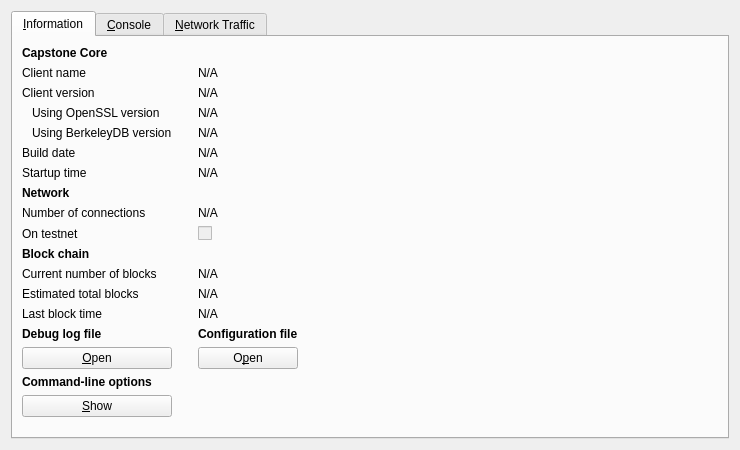
<?xml version="1.0" encoding="UTF-8"?>
<ui version="4.0">
 <class>RPCConsole</class>
 <widget class="QWidget" name="RPCConsole">
  <property name="geometry">
   <rect>
    <x>0</x>
    <y>0</y>
    <width>740</width>
    <height>450</height>
   </rect>
  </property>
  <property name="windowTitle">
   <string>Capstone - Debug window</string>
  </property>
  <layout class="QVBoxLayout" name="verticalLayout_2">
   <item>
    <widget class="QTabWidget" name="tabWidget">
     <property name="currentIndex">
      <number>0</number>
     </property>
     <widget class="QWidget" name="tab_info">
      <attribute name="title">
       <string>&amp;Information</string>
      </attribute>
      <layout class="QGridLayout" name="gridLayout">
       <item row="15" column="2">
        <widget class="QLabel" name="labelConfigfile">
         <property name="font">
          <font>
           <weight>75</weight>
           <bold>true</bold>
          </font>
         </property>
         <property name="text">
          <string>Configuration file</string>
         </property>
        </widget>
       </item>
       <item row="13" column="2">
        <widget class="QLabel" name="lastBlockTime">
         <property name="cursor">
          <cursorShape>IBeamCursor</cursorShape>
         </property>
         <property name="text">
          <string>N/A</string>
         </property>
         <property name="textFormat">
          <enum>Qt::PlainText</enum>
         </property>
         <property name="textInteractionFlags">
          <set>Qt::LinksAccessibleByMouse|Qt::TextSelectableByKeyboard|Qt::TextSelectableByMouse</set>
         </property>
        </widget>
       </item>
       <item row="11" column="0">
        <widget class="QLabel" name="label_3">
         <property name="text">
          <string>Current number of blocks</string>
         </property>
        </widget>
       </item>
       <item row="11" column="2">
        <widget class="QLabel" name="numberOfBlocks">
         <property name="cursor">
          <cursorShape>IBeamCursor</cursorShape>
         </property>
         <property name="text">
          <string>N/A</string>
         </property>
         <property name="textFormat">
          <enum>Qt::PlainText</enum>
         </property>
         <property name="textInteractionFlags">
          <set>Qt::LinksAccessibleByMouse|Qt::TextSelectableByKeyboard|Qt::TextSelectableByMouse</set>
         </property>
        </widget>
       </item>
       <item row="17" column="0">
        <widget class="QLabel" name="labelCLOptions">
         <property name="font">
          <font>
           <weight>75</weight>
           <bold>true</bold>
          </font>
         </property>
         <property name="text">
          <string>Command-line options</string>
         </property>
        </widget>
       </item>
       <item row="16" column="0">
        <widget class="QPushButton" name="openDebugLogfileButton">
         <property name="toolTip">
          <string>Open the Capstone debug log file from the current data directory. This can take a few seconds for large log files.</string>
         </property>
         <property name="text">
          <string>&amp;Open</string>
         </property>
         <property name="autoDefault">
          <bool>false</bool>
         </property>
        </widget>
       </item>
       <item row="15" column="0">
        <widget class="QLabel" name="labelDebugLogfile">
         <property name="font">
          <font>
           <weight>75</weight>
           <bold>true</bold>
          </font>
         </property>
         <property name="text">
          <string>Debug log file</string>
         </property>
        </widget>
       </item>
       <item row="18" column="3" rowspan="2">
        <spacer name="horizontalSpacer">
         <property name="orientation">
          <enum>Qt::Horizontal</enum>
         </property>
         <property name="sizeHint" stdset="0">
          <size>
           <width>404</width>
           <height>20</height>
          </size>
         </property>
        </spacer>
       </item>
       <item row="19" column="1">
        <spacer name="verticalSpacer">
         <property name="orientation">
          <enum>Qt::Vertical</enum>
         </property>
         <property name="sizeHint" stdset="0">
          <size>
           <width>20</width>
           <height>40</height>
          </size>
         </property>
        </spacer>
       </item>
       <item row="18" column="0">
        <widget class="QPushButton" name="showCLOptionsButton">
         <property name="toolTip">
          <string>Show the Capstone-Qt help message to get a list with possible Capstone command-line options.</string>
         </property>
         <property name="text">
          <string>&amp;Show</string>
         </property>
         <property name="autoDefault">
          <bool>false</bool>
         </property>
        </widget>
       </item>
       <item row="13" column="0">
        <widget class="QLabel" name="label_2">
         <property name="text">
          <string>Last block time</string>
         </property>
        </widget>
       </item>
       <item row="7" column="0">
        <widget class="QLabel" name="label_11">
         <property name="font">
          <font>
           <weight>75</weight>
           <bold>true</bold>
          </font>
         </property>
         <property name="text">
          <string>Network</string>
         </property>
        </widget>
       </item>
       <item row="6" column="2">
        <widget class="QLabel" name="startupTime">
         <property name="cursor">
          <cursorShape>IBeamCursor</cursorShape>
         </property>
         <property name="text">
          <string>N/A</string>
         </property>
         <property name="textFormat">
          <enum>Qt::PlainText</enum>
         </property>
         <property name="textInteractionFlags">
          <set>Qt::LinksAccessibleByMouse|Qt::TextSelectableByKeyboard|Qt::TextSelectableByMouse</set>
         </property>
        </widget>
       </item>
       <item row="6" column="0">
        <widget class="QLabel" name="label_13">
         <property name="text">
          <string>Startup time</string>
         </property>
        </widget>
       </item>
       <item row="9" column="0">
        <widget class="QLabel" name="label_8">
         <property name="text">
          <string>On testnet</string>
         </property>
        </widget>
       </item>
       <item row="8" column="2">
        <widget class="QLabel" name="numberOfConnections">
         <property name="cursor">
          <cursorShape>IBeamCursor</cursorShape>
         </property>
         <property name="text">
          <string>N/A</string>
         </property>
         <property name="textFormat">
          <enum>Qt::PlainText</enum>
         </property>
         <property name="textInteractionFlags">
          <set>Qt::LinksAccessibleByMouse|Qt::TextSelectableByKeyboard|Qt::TextSelectableByMouse</set>
         </property>
        </widget>
       </item>
       <item row="8" column="0">
        <widget class="QLabel" name="label_7">
         <property name="text">
          <string>Number of connections</string>
         </property>
        </widget>
       </item>
       <item row="10" column="0">
        <widget class="QLabel" name="label_10">
         <property name="font">
          <font>
           <weight>75</weight>
           <bold>true</bold>
          </font>
         </property>
         <property name="text">
          <string>Block chain</string>
         </property>
        </widget>
       </item>
       <item row="9" column="2">
        <widget class="QCheckBox" name="isTestNet">
         <property name="enabled">
          <bool>false</bool>
         </property>
         <property name="text">
          <string/>
         </property>
        </widget>
       </item>
       <item row="12" column="0">
        <widget class="QLabel" name="label_4">
         <property name="text">
          <string>Estimated total blocks</string>
         </property>
        </widget>
       </item>
       <item row="12" column="2">
        <widget class="QLabel" name="totalBlocks">
         <property name="cursor">
          <cursorShape>IBeamCursor</cursorShape>
         </property>
         <property name="text">
          <string>N/A</string>
         </property>
         <property name="textFormat">
          <enum>Qt::PlainText</enum>
         </property>
         <property name="textInteractionFlags">
          <set>Qt::LinksAccessibleByMouse|Qt::TextSelectableByKeyboard|Qt::TextSelectableByMouse</set>
         </property>
        </widget>
       </item>
       <item row="2" column="2">
        <widget class="QLabel" name="clientVersion">
         <property name="cursor">
          <cursorShape>IBeamCursor</cursorShape>
         </property>
         <property name="text">
          <string>N/A</string>
         </property>
         <property name="textFormat">
          <enum>Qt::PlainText</enum>
         </property>
         <property name="textInteractionFlags">
          <set>Qt::LinksAccessibleByMouse|Qt::TextSelectableByKeyboard|Qt::TextSelectableByMouse</set>
         </property>
        </widget>
       </item>
       <item row="4" column="0">
        <widget class="QLabel" name="label_berkeleyDBVersion">
         <property name="text">
          <string>Using BerkeleyDB version</string>
         </property>
         <property name="indent">
          <number>10</number>
         </property>
        </widget>
       </item>
       <item row="3" column="0">
        <widget class="QLabel" name="label_14">
         <property name="text">
          <string>Using OpenSSL version</string>
         </property>
         <property name="indent">
          <number>10</number>
         </property>
        </widget>
       </item>
       <item row="3" column="2">
        <widget class="QLabel" name="openSSLVersion">
         <property name="cursor">
          <cursorShape>IBeamCursor</cursorShape>
         </property>
         <property name="text">
          <string>N/A</string>
         </property>
         <property name="textFormat">
          <enum>Qt::PlainText</enum>
         </property>
         <property name="textInteractionFlags">
          <set>Qt::LinksAccessibleByMouse|Qt::TextSelectableByKeyboard|Qt::TextSelectableByMouse</set>
         </property>
        </widget>
       </item>
       <item row="4" column="2">
        <widget class="QLabel" name="berkeleyDBVersion">
         <property name="cursor">
          <cursorShape>IBeamCursor</cursorShape>
         </property>
         <property name="text">
          <string>N/A</string>
         </property>
         <property name="textFormat">
          <enum>Qt::PlainText</enum>
         </property>
         <property name="textInteractionFlags">
          <set>Qt::LinksAccessibleByMouse|Qt::TextSelectableByKeyboard|Qt::TextSelectableByMouse</set>
         </property>
        </widget>
       </item>
       <item row="5" column="0">
        <widget class="QLabel" name="label_12">
         <property name="text">
          <string>Build date</string>
         </property>
        </widget>
       </item>
       <item row="5" column="2">
        <widget class="QLabel" name="buildDate">
         <property name="cursor">
          <cursorShape>IBeamCursor</cursorShape>
         </property>
         <property name="text">
          <string>N/A</string>
         </property>
         <property name="textFormat">
          <enum>Qt::PlainText</enum>
         </property>
         <property name="textInteractionFlags">
          <set>Qt::LinksAccessibleByMouse|Qt::TextSelectableByKeyboard|Qt::TextSelectableByMouse</set>
         </property>
        </widget>
       </item>
       <item row="2" column="0">
        <widget class="QLabel" name="label_6">
         <property name="text">
          <string>Client version</string>
         </property>
        </widget>
       </item>
       <item row="0" column="0">
        <widget class="QLabel" name="label_9">
         <property name="font">
          <font>
           <weight>75</weight>
           <bold>true</bold>
          </font>
         </property>
         <property name="text">
          <string>Capstone Core</string>
         </property>
        </widget>
       </item>
       <item row="1" column="2">
        <widget class="QLabel" name="clientName">
         <property name="cursor">
          <cursorShape>IBeamCursor</cursorShape>
         </property>
         <property name="text">
          <string>N/A</string>
         </property>
         <property name="textFormat">
          <enum>Qt::PlainText</enum>
         </property>
         <property name="textInteractionFlags">
          <set>Qt::LinksAccessibleByMouse|Qt::TextSelectableByKeyboard|Qt::TextSelectableByMouse</set>
         </property>
        </widget>
       </item>
       <item row="1" column="0">
        <widget class="QLabel" name="label_5">
         <property name="text">
          <string>Client name</string>
         </property>
        </widget>
       </item>
       <item row="14" column="2">
        <spacer name="verticalSpacer_2">
         <property name="orientation">
          <enum>Qt::Vertical</enum>
         </property>
         <property name="sizeHint" stdset="0">
          <size>
           <width>20</width>
           <height>20</height>
          </size>
         </property>
        </spacer>
       </item>
       <item row="16" column="2">
        <widget class="QPushButton" name="openConfigurationfileButton">
         <property name="toolTip">
          <string>Open the Capstone configuration file from the current data directory.</string>
         </property>
         <property name="text">
          <string>O&amp;pen</string>
         </property>
         <property name="autoDefault">
          <bool>false</bool>
         </property>
        </widget>
       </item>
      </layout>
     </widget>
     <widget class="QWidget" name="tab_console">
      <attribute name="title">
       <string>&amp;Console</string>
      </attribute>
      <layout class="QVBoxLayout" name="verticalLayout_3">
       <property name="spacing">
        <number>3</number>
       </property>
       <item>
        <widget class="QTextEdit" name="messagesWidget">
         <property name="minimumSize">
          <size>
           <width>0</width>
           <height>100</height>
          </size>
         </property>
         <property name="readOnly">
          <bool>true</bool>
         </property>
         <property name="tabKeyNavigation" stdset="0">
          <bool>false</bool>
         </property>
         <property name="columnCount" stdset="0">
          <number>2</number>
         </property>
        </widget>
       </item>
       <item>
        <layout class="QHBoxLayout" name="horizontalLayout">
         <property name="spacing">
          <number>3</number>
         </property>
         <item>
          <widget class="QLabel" name="label">
           <property name="text">
            <string notr="true">&gt;</string>
           </property>
          </widget>
         </item>
         <item>
          <widget class="QLineEdit" name="lineEdit"/>
         </item>
         <item>
          <widget class="QPushButton" name="clearButton">
           <property name="maximumSize">
            <size>
             <width>24</width>
             <height>24</height>
            </size>
           </property>
           <property name="toolTip">
            <string>Clear console</string>
           </property>
           <property name="text">
            <string/>
           </property>
           <property name="icon">
            <iconset resource="../bitcoin.qrc">
             <normaloff>:/icons/remove</normaloff>:/icons/remove</iconset>
           </property>
           <property name="shortcut">
            <string notr="true">Ctrl+L</string>
           </property>
           <property name="autoDefault">
            <bool>false</bool>
           </property>
          </widget>
         </item>
        </layout>
       </item>
      </layout>
     </widget>
     <widget class="QWidget" name="tab_nettraffic">
      <attribute name="title">
       <string>&amp;Network Traffic</string>
      </attribute>
      <layout class="QHBoxLayout" name="horizontalLayout_3">
       <item>
        <layout class="QVBoxLayout" name="verticalLayout_4">
         <item>
          <widget class="TrafficGraphWidget" name="trafficGraph" native="true">
           <property name="sizePolicy">
            <sizepolicy hsizetype="Expanding" vsizetype="Expanding">
             <horstretch>0</horstretch>
             <verstretch>0</verstretch>
            </sizepolicy>
           </property>
          </widget>
         </item>
         <item>
          <layout class="QHBoxLayout" name="horizontalLayout_2">
           <item>
            <widget class="QSlider" name="sldGraphRange">
             <property name="minimum">
              <number>1</number>
             </property>
             <property name="maximum">
              <number>288</number>
             </property>
             <property name="pageStep">
              <number>12</number>
             </property>
             <property name="value">
              <number>6</number>
             </property>
             <property name="orientation">
              <enum>Qt::Horizontal</enum>
             </property>
            </widget>
           </item>
           <item>
            <widget class="QLabel" name="lblGraphRange">
             <property name="minimumSize">
              <size>
               <width>100</width>
               <height>0</height>
              </size>
             </property>
             <property name="alignment">
              <set>Qt::AlignCenter</set>
             </property>
            </widget>
           </item>
           <item>
            <widget class="QPushButton" name="btnClearTrafficGraph">
             <property name="text">
              <string>&amp;Clear</string>
             </property>
             <property name="autoDefault">
              <bool>false</bool>
             </property>
            </widget>
           </item>
          </layout>
         </item>
        </layout>
       </item>
       <item>
        <layout class="QVBoxLayout" name="verticalLayout">
         <item>
          <widget class="QGroupBox" name="groupBox">
           <property name="title">
            <string>Totals</string>
           </property>
           <layout class="QVBoxLayout" name="verticalLayout_5">
            <item>
             <layout class="QHBoxLayout" name="horizontalLayout_4">
              <item>
               <widget class="Line" name="line">
                <property name="sizePolicy">
                 <sizepolicy hsizetype="Fixed" vsizetype="Fixed">
                  <horstretch>0</horstretch>
                  <verstretch>0</verstretch>
                 </sizepolicy>
                </property>
                <property name="minimumSize">
                 <size>
                  <width>10</width>
                  <height>0</height>
                 </size>
                </property>
                <property name="palette">
                 <palette>
                  <active>
                   <colorrole role="Light">
                    <brush brushstyle="SolidPattern">
                     <color alpha="255">
                      <red>0</red>
                      <green>255</green>
                      <blue>0</blue>
                     </color>
                    </brush>
                   </colorrole>
                  </active>
                  <inactive>
                   <colorrole role="Light">
                    <brush brushstyle="SolidPattern">
                     <color alpha="255">
                      <red>0</red>
                      <green>255</green>
                      <blue>0</blue>
                     </color>
                    </brush>
                   </colorrole>
                  </inactive>
                  <disabled>
                   <colorrole role="Light">
                    <brush brushstyle="SolidPattern">
                     <color alpha="255">
                      <red>0</red>
                      <green>255</green>
                      <blue>0</blue>
                     </color>
                    </brush>
                   </colorrole>
                  </disabled>
                 </palette>
                </property>
                <property name="orientation">
                 <enum>Qt::Horizontal</enum>
                </property>
               </widget>
              </item>
              <item>
               <widget class="QLabel" name="label_16">
                <property name="text">
                 <string>Received:</string>
                </property>
               </widget>
              </item>
              <item>
               <widget class="QLabel" name="lblBytesIn">
                <property name="minimumSize">
                 <size>
                  <width>50</width>
                  <height>0</height>
                 </size>
                </property>
                <property name="alignment">
                 <set>Qt::AlignRight|Qt::AlignTrailing|Qt::AlignVCenter</set>
                </property>
               </widget>
              </item>
             </layout>
            </item>
            <item>
             <layout class="QHBoxLayout" name="horizontalLayout_5">
              <item>
               <widget class="Line" name="line_2">
                <property name="sizePolicy">
                 <sizepolicy hsizetype="Fixed" vsizetype="Fixed">
                  <horstretch>0</horstretch>
                  <verstretch>0</verstretch>
                 </sizepolicy>
                </property>
                <property name="minimumSize">
                 <size>
                  <width>10</width>
                  <height>0</height>
                 </size>
                </property>
                <property name="palette">
                 <palette>
                  <active>
                   <colorrole role="Light">
                    <brush brushstyle="SolidPattern">
                     <color alpha="255">
                      <red>255</red>
                      <green>0</green>
                      <blue>0</blue>
                     </color>
                    </brush>
                   </colorrole>
                  </active>
                  <inactive>
                   <colorrole role="Light">
                    <brush brushstyle="SolidPattern">
                     <color alpha="255">
                      <red>255</red>
                      <green>0</green>
                      <blue>0</blue>
                     </color>
                    </brush>
                   </colorrole>
                  </inactive>
                  <disabled>
                   <colorrole role="Light">
                    <brush brushstyle="SolidPattern">
                     <color alpha="255">
                      <red>255</red>
                      <green>0</green>
                      <blue>0</blue>
                     </color>
                    </brush>
                   </colorrole>
                  </disabled>
                 </palette>
                </property>
                <property name="orientation">
                 <enum>Qt::Horizontal</enum>
                </property>
               </widget>
              </item>
              <item>
               <widget class="QLabel" name="label_17">
                <property name="text">
                 <string>Sent:</string>
                </property>
               </widget>
              </item>
              <item>
               <widget class="QLabel" name="lblBytesOut">
                <property name="minimumSize">
                 <size>
                  <width>50</width>
                  <height>0</height>
                 </size>
                </property>
                <property name="alignment">
                 <set>Qt::AlignRight|Qt::AlignTrailing|Qt::AlignVCenter</set>
                </property>
               </widget>
              </item>
             </layout>
            </item>
            <item>
             <spacer name="verticalSpacer_4">
              <property name="orientation">
               <enum>Qt::Vertical</enum>
              </property>
              <property name="sizeHint" stdset="0">
               <size>
                <width>20</width>
                <height>407</height>
               </size>
              </property>
             </spacer>
            </item>
           </layout>
          </widget>
         </item>
        </layout>
       </item>
      </layout>
     </widget>
    </widget>
   </item>
  </layout>
 </widget>
 <customwidgets>
  <customwidget>
   <class>TrafficGraphWidget</class>
   <extends>QWidget</extends>
   <header>trafficgraphwidget.h</header>
   <container>1</container>
   <slots>
    <slot>clear()</slot>
   </slots>
  </customwidget>
 </customwidgets>
 <resources>
  <include location="../bitcoin.qrc"/>
 </resources>
 <connections/>
</ui>
